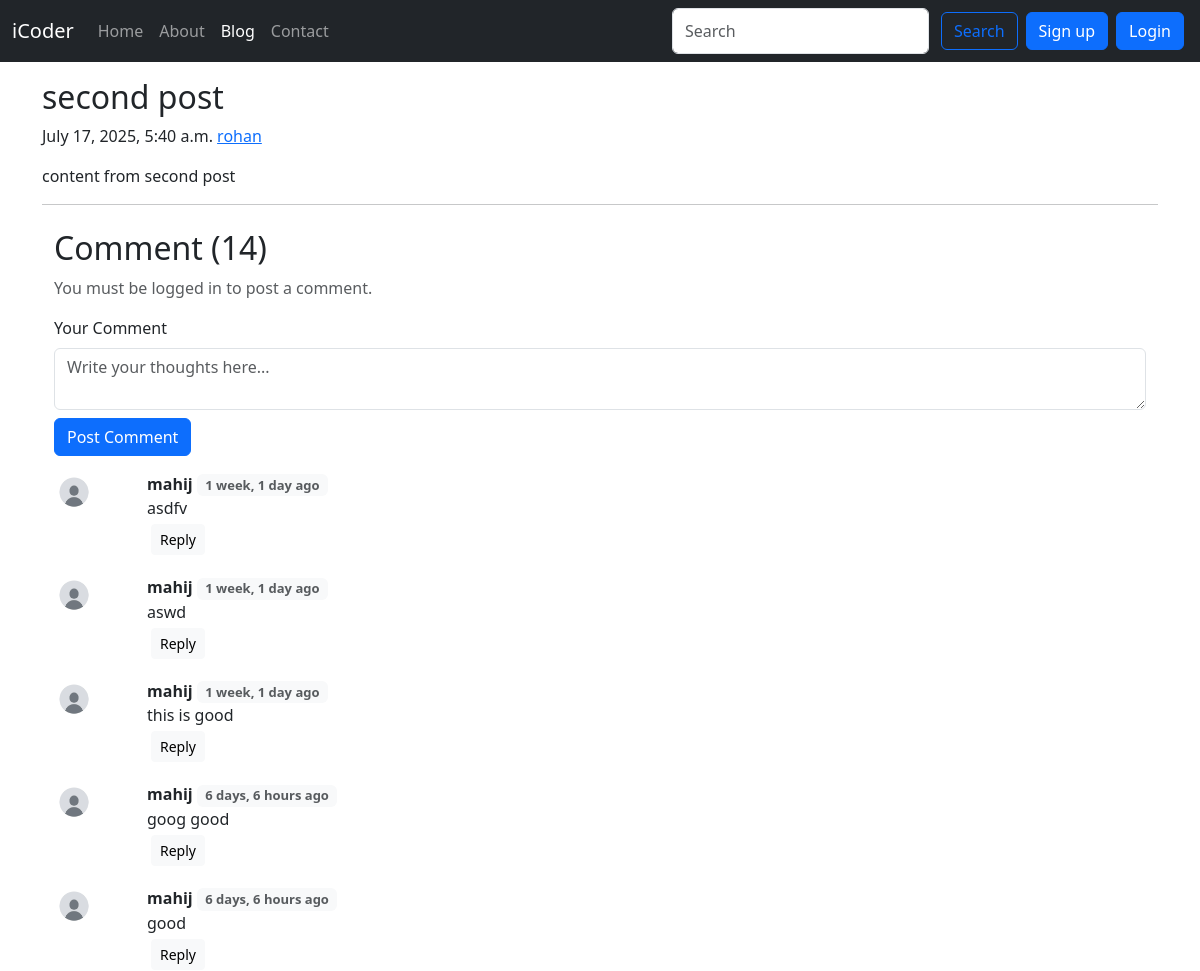
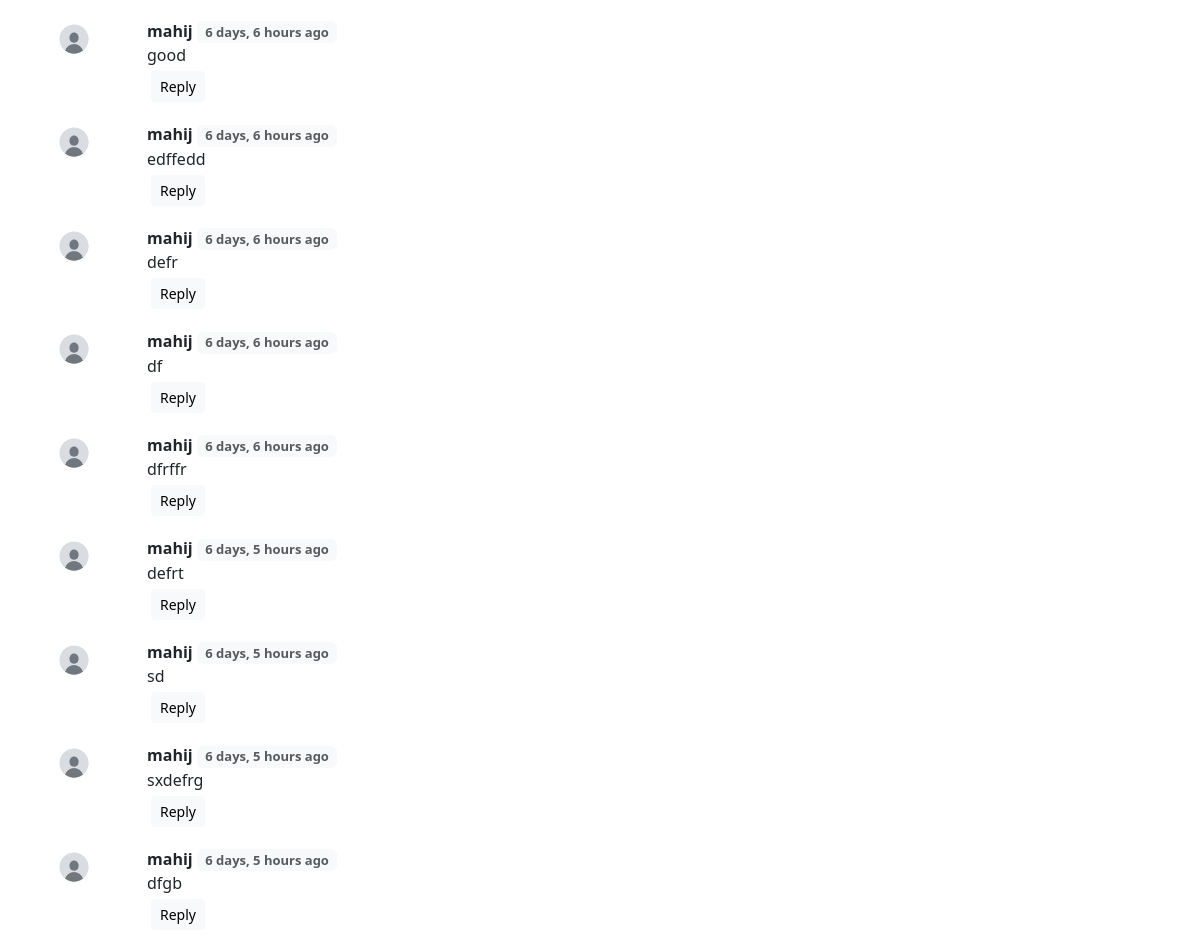
Before: /blog/second_post with the older database file (2 pictures, top to bottom).
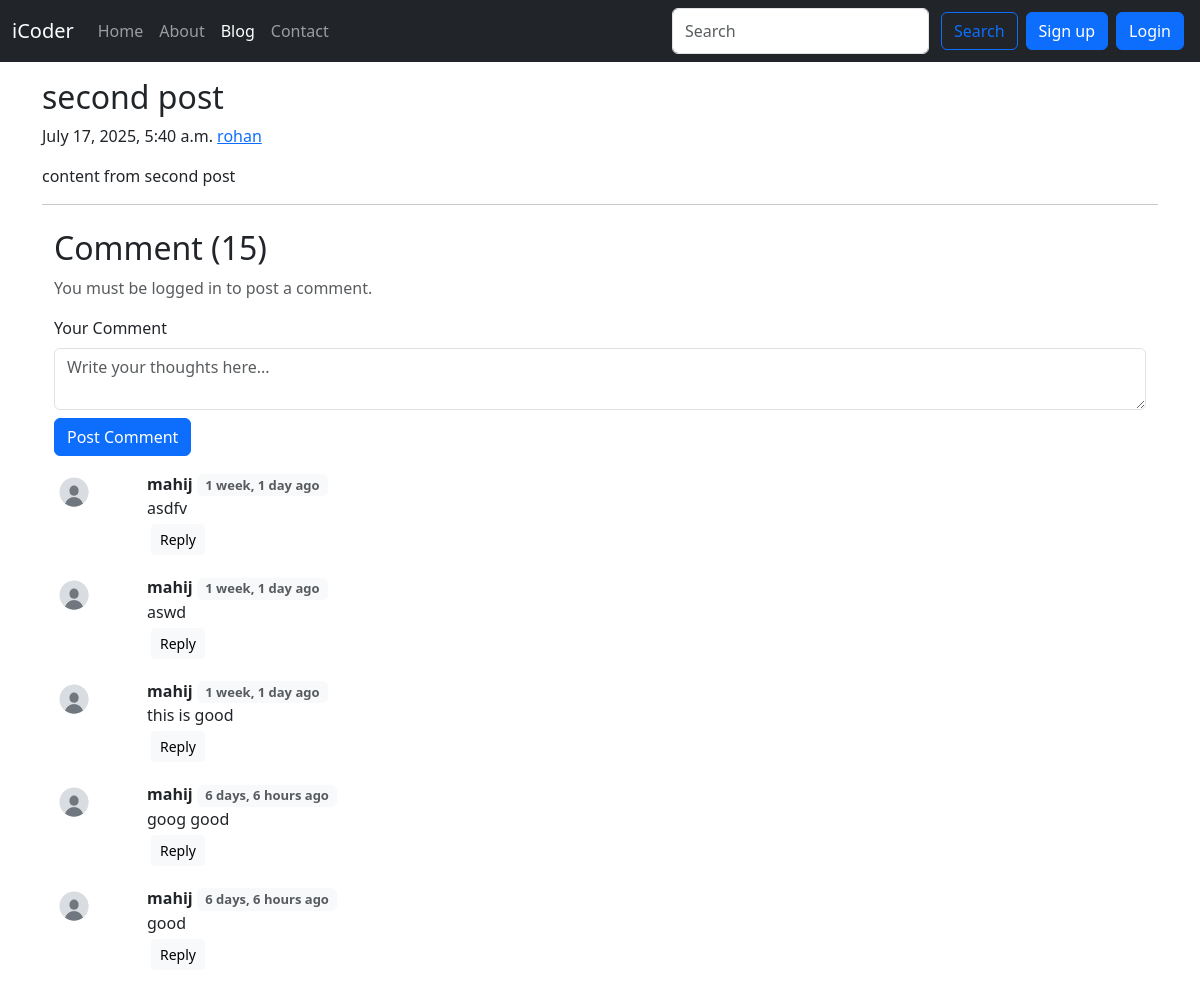
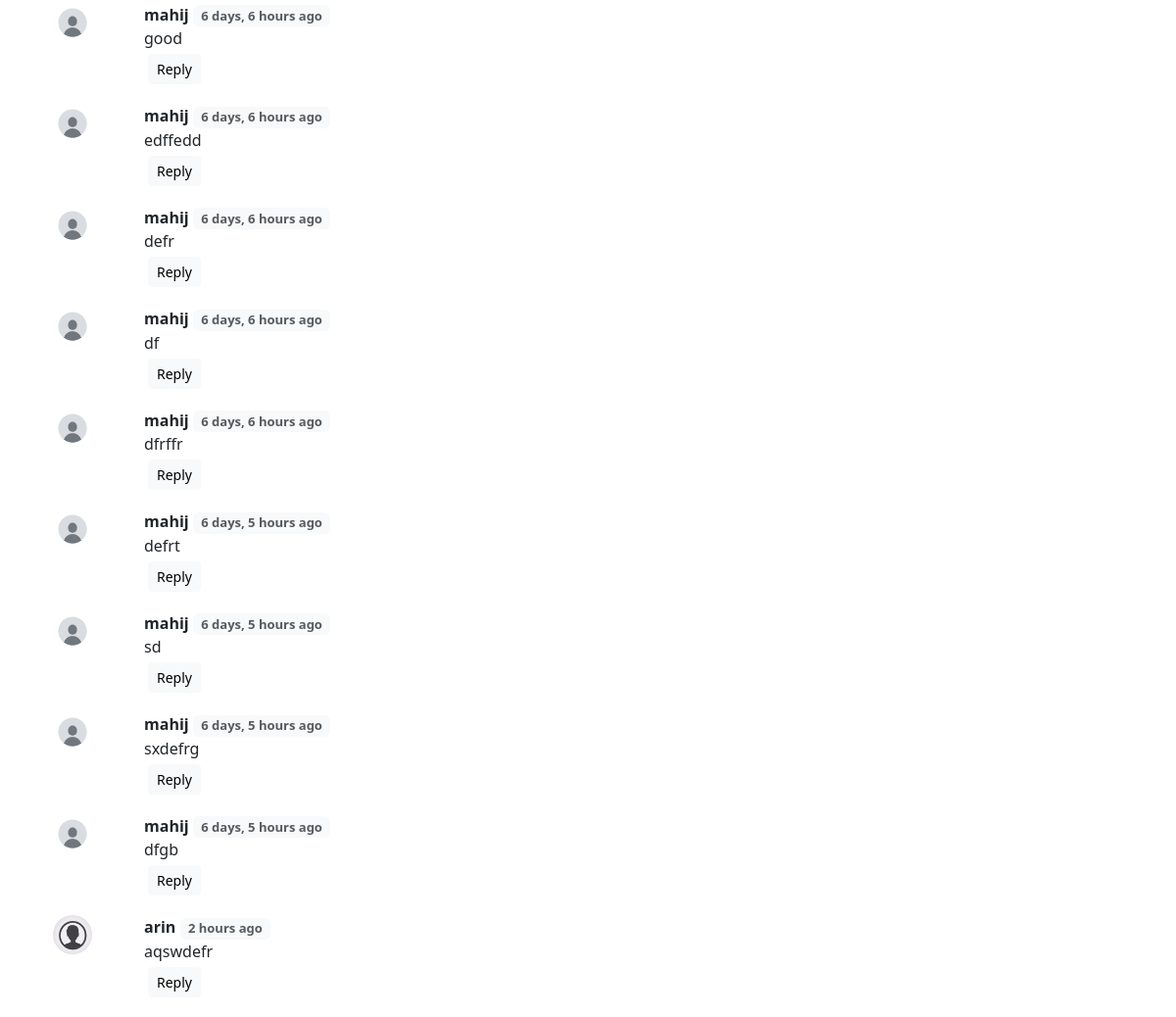
After: the same page with the newer database file (2 pictures, top to bottom).
### blog/models.py (models this page shows, shortened)
class BlogComment(models.Model):
        sno = models.AutoField(primary_key= True)
        comment = models.TextField()
        user = models.ForeignKey(User, on_delete=models.CASCADE)
        post = models.ForeignKey(Post, on_delete=models.CASCADE)
        parent = models.ForeignKey('self', on_delete=models.CASCADE, null=True, blank=True)
        timestamp = models.DateTimeField(default=now)

### home/models.py (models this page shows, shortened)
class UserProfile(models.Model):
    user = models.OneToOneField(User, on_delete=models.CASCADE)
    phone = models.CharField(max_length=15)
    address = models.TextField()
    dob = models.DateField(null=True, blank=True)
    profile_pic = models.ImageField(upload_to='profile_pics/',blank=True, null=True)

### blog/views.py (the view)
# urls.py: path('<str:slug>', views.blogpost, name='blogpost'),
def blogpost(request, slug):
    post = Post.objects.filter(slug=slug).first()
    comments = BlogComment.objects.filter(post=post, parent=None)
    replies = BlogComment.objects.filter(post=post).exclude(parent=None)
    replyDict = {}
    for reply in replies:
        if reply.sno not in replyDict.keys():
            replyDict[reply.parent.sno] = [reply]
        else:
            replyDict[reply.parent.sno].append(reply)
    context = {
        'post': post,
        'comments': comments,
        'replyDict': replyDict,
        'user': request.user,
        'count': BlogComment.objects.filter(post=post).count()
    }
    return render(request, 'blog/blogpost.html', context)

### blog/templatetags/extras.py (called while the page is built)
@register.filter
def get_profile_pic(user):
    try:
        return user.userprofile.profile_pic.url
    except:
        return '/media/profile_pics/default_user.png'  # fallback

@register.filter
def get_item(dictionary, key):
    if dictionary is None:
        return None
    return dictionary.get(key)

### templates/blog/blogpost.html (shortened to what this page needs)
{% extends 'base.html' %}{% load static %}{% load humanize %}{% load extras %}
{% block blogactive %} active {% endblock blogactive %} {% block body %}
{% load static %}
{% load humanize %}
{% load extras %}
<div class="container my-3">
  <div class="blog-post">
    <h2 class="blog-post-title">{{post.title|safe}}</h2>
    <p class="blog-post-meta">
      {{post.timeStamp}} <a href="/about">{{post.author}}</a>
    </p>
    <p>{{post.content|safe}}</p>
    <hr />
  </div>
  <div class="container">
    <h2 class="mt-4">Comment ({{ comments|length }})</h2>
    <div class="my-2">
      {% if user.is_anonymous %}
      <p class="text-muted">You must be logged in to post a comment.</p>
      {% else %}
      <form method="post" action="{% url 'handle_comment' %}">
      </form>
      {% endif %}
      <form action="{% url 'handle_comment' %}" method="post" class="mt-3">
        <div class="mb-2">
          <label for="commentTextarea" class="form-label">Your Comment</label>
          <textarea
            class="form-control"
            id="commentTextarea"
            name="Comment"
            rows="2"
            placeholder="Write your thoughts here..."
            required
          ></textarea>
        </div>
        <button type="submit" class="btn btn-primary">Post Comment</button>
      </form>
      {% for comment in comments %}
      <div class="row my-3">
        <div class="col-md-1">
           <img src="{{ comment.user|get_profile_pic }}" alt="User Pic" height="40" width="40" style="border-radius: 50%;">
        </div>
        <div class="col-md-11">
          <b>{{comment.user.username}}</b>
          <span class="text-muted badge text-bg-light" style="font-size: small"
            >{{ comment.timestamp|naturaltime }}</span
          >
          <div>{{comment.comment}}</div>
          <div class="reply mx-0">
            <button
              class="btn btn-sm btn-light m-1"
              type="button"
              data-bs-toggle="collapse"
              data-bs-target="#replybox{{ comment.sno }}"
              aria-expanded="false"
              aria-controls="replybox{{ comment.sno }}"
            >
              Reply
            </button>
          </div>
        </div>
      </div>
      {% endfor %}
    </div>
  </div>
</div>
{% endblock body %}

Changed rows visible on the page:
added BlogComment: user|get_profile_pic (picture), user.username "arin", timestamp "2 hours ago", comment "aqswdefr"
Other visible differences:
{{ comments|length }}: "14" → "15"
